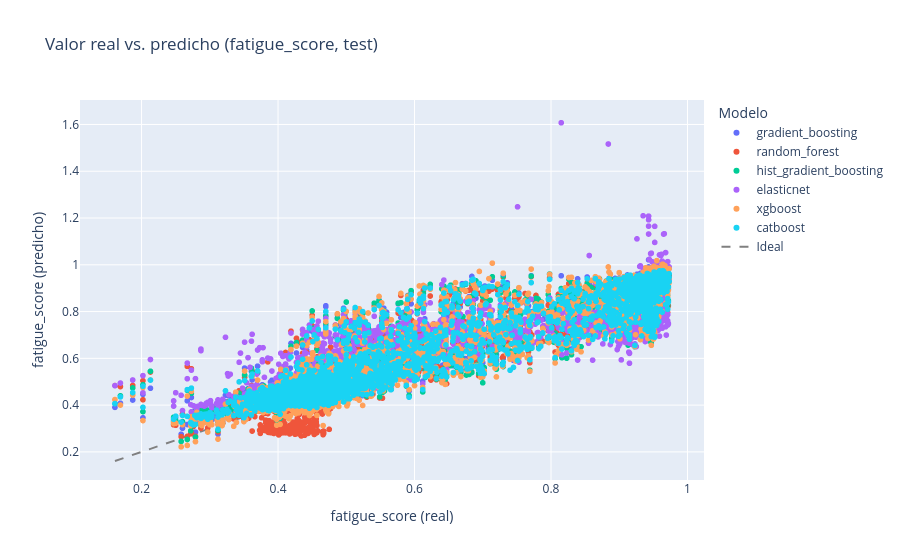
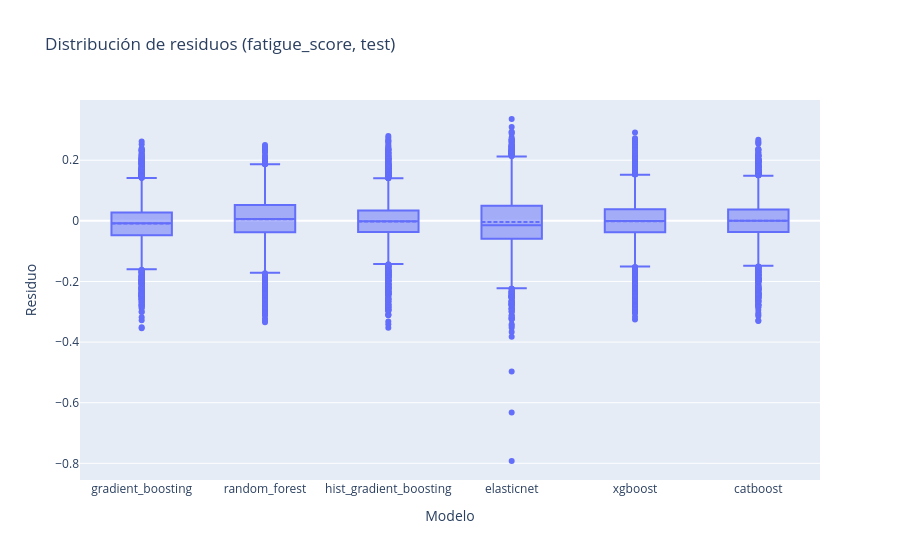

Here is the notebook cell these charts were saved with, in order:
### Markdown cell above
### 3. Residuos y dispersiones (test)

Inspeccionamos cómo se comporta cada modelo sobre el conjunto de test.

### Code cell
pred_df = experiment_data["pred"].copy()
label = experiment_data["target_label"]
pred_df["residual"] = pred_df["y_true"] - pred_df["y_pred"]

fig_scatter = px.scatter(
    pred_df,
    x="y_true",
    y="y_pred",
    color="model",
    title=f"Valor real vs. predicho ({label}, test)",
    labels={"y_true": f"{label} (real)", "y_pred": f"{label} (predicho)", "model": "Modelo"}
)
fig_scatter.add_trace(
    go.Scatter(
        x=[pred_df.y_true.min(), pred_df.y_true.max()],
        y=[pred_df.y_true.min(), pred_df.y_true.max()],
        mode="lines",
        name="Ideal",
        line=dict(dash="dash", color="gray")
    )
)
fig_scatter.show()

fig_res = px.box(
    pred_df,
    x="model",
    y="residual",
    title=f"Distribución de residuos ({label}, test)",
    labels={"model": "Modelo", "residual": "Residuo"}
)
fig_res.update_traces(boxmean=True)
fig_res.show()

### Figure 1 — Plotly figure (JSON) as saved in the notebook; plotly's stock layout.template omitted (floating-point values rounded to 4 significant figures; data arrays with more than 128 entries replaced by an {"elided": "..."} marker saying what was removed)
{"data": [{"hovertemplate": "Modelo=gradient_boosting<br>fatigue_score (real)=%{x}<br>fatigue_score (predicho)=%{y}<extra></extra>", "legendgroup": "gradient_boosting", "marker": {"color": "#636efa", "symbol": "circle"}, "mode": "markers", "name": "gradient_boosting", "showlegend": true, "type": "scattergl", "x": {"elided": "2947 float values"}, "xaxis": "x", "y": {"elided": "2947 float values"}, "yaxis": "y"}, {"hovertemplate": "Modelo=random_forest<br>fatigue_score (real)=%{x}<br>fatigue_score (predicho)=%{y}<extra></extra>", "legendgroup": "random_forest", "marker": {"color": "#EF553B", "symbol": "circle"}, "mode": "markers", "name": "random_forest", "showlegend": true, "type": "scattergl", "x": {"elided": "2947 float values"}, "xaxis": "x", "y": {"elided": "2947 float values"}, "yaxis": "y"}, {"hovertemplate": "Modelo=hist_gradient_boosting<br>fatigue_score (real)=%{x}<br>fatigue_score (predicho)=%{y}<extra></extra>", "legendgroup": "hist_gradient_boosting", "marker": {"color": "#00cc96", "symbol": "circle"}, "mode": "markers", "name": "hist_gradient_boosting", "showlegend": true, "type": "scattergl", "x": {"elided": "2947 float values"}, "xaxis": "x", "y": {"elided": "2947 float values"}, "yaxis": "y"}, {"hovertemplate": "Modelo=elasticnet<br>fatigue_score (real)=%{x}<br>fatigue_score (predicho)=%{y}<extra></extra>", "legendgroup": "elasticnet", "marker": {"color": "#ab63fa", "symbol": "circle"}, "mode": "markers", "name": "elasticnet", "showlegend": true, "type": "scattergl", "x": {"elided": "2947 float values"}, "xaxis": "x", "y": {"elided": "2947 float values"}, "yaxis": "y"}, {"hovertemplate": "Modelo=xgboost<br>fatigue_score (real)=%{x}<br>fatigue_score (predicho)=%{y}<extra></extra>", "legendgroup": "xgboost", "marker": {"color": "#FFA15A", "symbol": "circle"}, "mode": "markers", "name": "xgboost", "showlegend": true, "type": "scattergl", "x": {"elided": "2947 float values"}, "xaxis": "x", "y": {"elided": "2947 float values"}, "yaxis": "y"}, {"hovertemplate": "Modelo=catboost<br>fatigue_score (real)=%{x}<br>fatigue_score (predicho)=%{y}<extra></extra>", "legendgroup": "catboost", "marker": {"color": "#19d3f3", "symbol": "circle"}, "mode": "markers", "name": "catboost", "showlegend": true, "type": "scattergl", "x": {"elided": "2947 float values"}, "xaxis": "x", "y": {"elided": "2947 float values"}, "yaxis": "y"}, {"line": {"color": "gray", "dash": "dash"}, "mode": "lines", "name": "Ideal", "type": "scatter", "x": [0.161, 0.973], "y": [0.161, 0.973]}], "layout": {"legend": {"title": {"text": "Modelo"}, "tracegroupgap": 0}, "title": {"text": "Valor real vs. predicho (fatigue_score, test)"}, "xaxis": {"anchor": "y", "domain": [0, 1], "title": {"text": "fatigue_score (real)"}}, "yaxis": {"anchor": "x", "domain": [0, 1], "title": {"text": "fatigue_score (predicho)"}}}}

### Figure 2 — Plotly figure (JSON) as saved in the notebook; plotly's stock layout.template omitted (floating-point values rounded to 4 significant figures; data arrays with more than 128 entries replaced by an {"elided": "..."} marker saying what was removed)
{"data": [{"alignmentgroup": "True", "boxmean": true, "hovertemplate": "Modelo=%{x}<br>Residuo=%{y}<extra></extra>", "legendgroup": "", "marker": {"color": "#636efa"}, "name": "", "notched": false, "offsetgroup": "", "orientation": "v", "showlegend": false, "type": "box", "x": {"elided": "17682 str values"}, "x0": " ", "xaxis": "x", "y": {"elided": "17682 float values"}, "y0": " ", "yaxis": "y"}], "layout": {"boxmode": "group", "legend": {"tracegroupgap": 0}, "title": {"text": "Distribución de residuos (fatigue_score, test)"}, "xaxis": {"anchor": "y", "domain": [0, 1], "title": {"text": "Modelo"}}, "yaxis": {"anchor": "x", "domain": [0, 1], "title": {"text": "Residuo"}}}}
